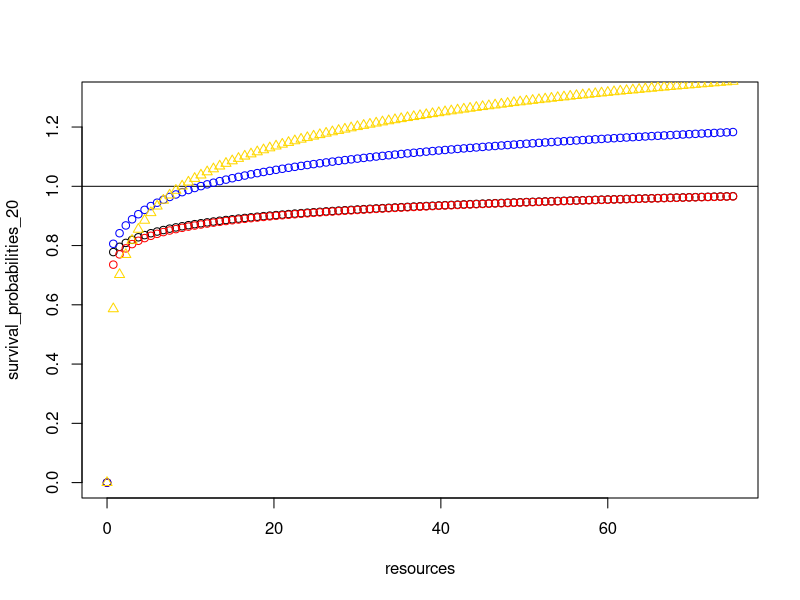
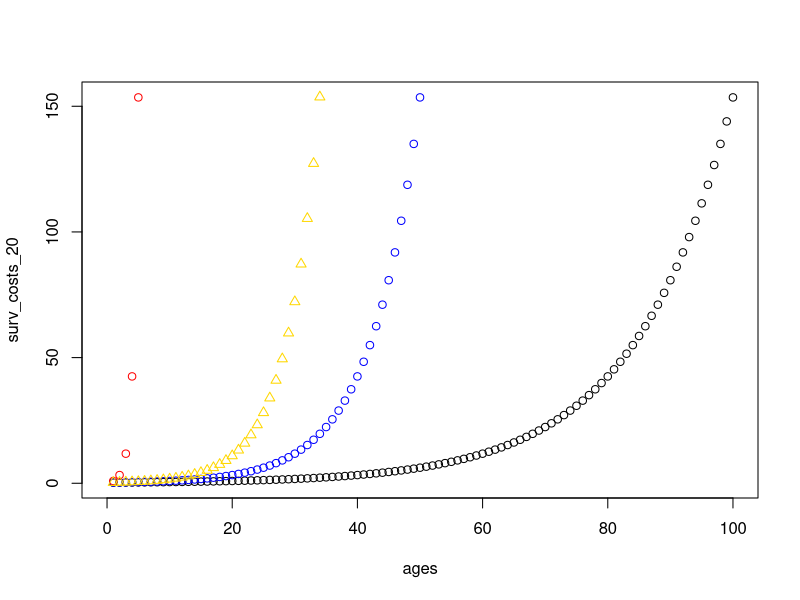
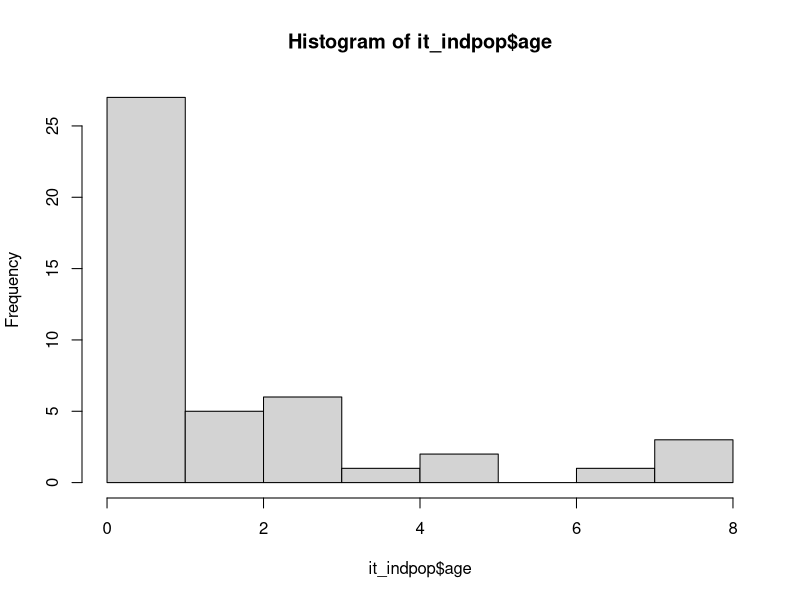

Recreate these plots in R, in order.
## ---- chunk 1
knitr::opts_chunk$set(echo = TRUE)
Sys.setlocale("LC_TIME", "C")
## ---- chunk 2
#life cycle variability database
lcv_pop <- data.frame(lng_var=NA,lro_var=NA,age_repro_i_var=NA,ibi_var=NA)
#check data frame
head(lcv_pop)

#individual final outcome database
final_indpop <- data.frame(id=1:1000,age=rep(NA,length.out=1000),prod_n=rep(NA,length.out=1000),prod=rep(NA,length.out=1000),cons=rep(NA,length.out=1000),lro=rep(NA,length.out=1000),age_repro_i=rep(NA,length.out=1000),ibi=rep(NA,length.out=1000))
#check data frame
head(final_indpop)

#individual iteration database
it_indpop <- data.frame(id=1:1000,surv=rep(NA,length.out=1000),age=rep(0,length.out=1000),prod_o=rep(NA,length.out=1000),prod_a=rep(1,length.out=1000),cons=rep(NA,length.out=1000),repro=rep(NA,length.out=1000))
## ---- chunk 3
####values are made up for now

#survival
#probability of surviving
surv_p <- 0.75
#cost of surviving
surv_c <- 0.25
#age-specific cost of surviving
surv_c_age <- c(surv_c,surv_c*exp(exp(surv_c)/20*c(1:100))) 

#reproduction
#probability
repro_p <- 0.5
#cost of reproduction
repro_c <- 0.25
#age-specific cost of reproduction
repro_c_age <- c(repro_c,repro_c*exp(exp(repro_c)/20*c(1:100)))
#number of descendants per reproduction
repro_n <- 1

#production
#probability
prod_p <- 0.5
#amount of resources produced
prod_n <- 1

#consumption
#amount of resources consumed
cons <- 0.25
## ---- chunk 4
#survival
survive <- function(it_indpop){
  if(it_indpop$prod_a[i] >= surv_c_age[it_indpop$age[i]+1] & runif(1,min=0,max=1)<(surv_p+log(it_indpop$prod_a[i]+1)/20)){
  it_indpop$surv[i] <- 1
  }
  else{
  it_indpop$surv[i] <- 0
  }
  return(it_indpop$surv)
}

#Pablo:
#I think a solution for the "weighting" problem is to make the survival depend on having the resources or not, so if you don't have the resources you definitely die, and if you have them you go through the random option of surviving or not.
# From Dieter: I think this goes back to the discussion in the TICEL meeting, about the function that links inputs to outputs. To me, for survival, there are two steps: first, assign an individual specific level of survival depending on the resources. So there is a function that links resources to a probability. Maybe the easiest is something similar to what you have: when resources are below a critical threshold, individuals will definitely die; if resources reach that threshold, there is a baseline survival probability; if individuals have more resources, their survival probability increases. That increase probably follows a logarithmic function, with additional resources leading to smaller increases. The second step is that we draw a random number for this individual between 0 and 1 (runif(1,min=0,max=1)) and see whether that number is smaller than the probability to survive. Here is such a suggestion. I am dividing the log benefit by 20 to bring it onto the relevant scale - so if the baseline survival is 0.75, and individual with 100 resources will now have a survival of 0.75 + log(100)/20 = 0.75 + 0.23 = 0.98. With this example, most individuals survive, so if you use this variant without changing anything else, the population will explode.
#Pablo: I changed the survival function to what you suggest and I think it clearly nails the discussion in the TICEL meeting. I have two questions: 1) why is it necessary to divide by 20 to bring it onto the relevant scale? and 

# From Dieter:
# It might be useful to plot the functions to get an idea of how it influences the baseline probability. For example, should the baseline be the average or should it be the starting point? Should there be a steep incline or just a small change? Should the change be abrupt or gradual across the whole range? It also matters how you measure resources (are they measured in units of 1 or smaller units, what could the maximum be etc.) Here are four options that illustrate these differences based on what you set above that the production of resources is ~0.5 - so small steps and going up to a maximum of 10 resources (40 steps of production with baseline production (0.5) + consumption (0.25) - 40*0.25=10). I think you will probably decide the shape depending on the references you wanted to use? 

#Pablo:
#If I understand correctly, dividing by 20 is to make the survival probability have values below one, right? I updated the code below then so the baseline production is 1 (0.5 is the probability of producing one resource), the resources vector would have a maximum of 75 resources (100 steps of production with baseline production (1) + consumption (0.25), 100*0.75=75), and I divide by 20, 20_neg, 10, and the dive6.

# 
resources<-seq(from=0,to=75,length.out=101)
survival_probabilities_20<-rep(0,101)
for (i in 1:length(resources)){
if(resources[i]<surv_c){survival_probabilities_20[i]<-0}else{survival_probabilities_20[i]<-surv_p+log(resources[i]+1)/20}
}

survival_probabilities_20_neg<-rep(0,101)
for (i in 1:length(resources)){
if(resources[i]<surv_c){survival_probabilities_20_neg[i]<-0}else{survival_probabilities_20_neg[i]<-surv_p+log(resources[i])/20}
}

survival_probabilities_10<-rep(0,101)
for (i in 1:length(resources)){
if(resources[i]<surv_c){survival_probabilities_10[i]<-0}else{survival_probabilities_10[i]<-surv_p+log(resources[i]+1)/10}
}

survival_probabilities_div6<-rep(0,101)
for (i in 1:length(resources)){
if(resources[i]<surv_c){survival_probabilities_div6[i]<-0}else{survival_probabilities_div6[i]<-surv_p+(log(resources[i]/2)/6) }
}

plot(survival_probabilities_20~resources,xlim=c(0,75),ylim=c(0,1.3))
abline(h=1)
points(survival_probabilities_20_neg~resources,col="red")
points(survival_probabilities_10~resources,col="blue")
points(survival_probabilities_div6~resources,col="gold",pch=2)


# From Pablo: 2) I tried to solve the issue of population explosion, by exponentiating the survival costs with age, and the same with reproductive costs, so it would be more costly to survive/reproduce when you get older. However, this made crush the population in 2-3 iterations because the costs of survival/reproduction were too high when exponentiating. Do you think it is because the values are too high or am I missing something else? 

# From Dieter: Yes, exponentiating quickly leads to massive changes - e.g. if you start with survival of 0.75, the chance to survive to age 4 is 5%: 0.75*(0.75*0.75)*(0.75*0.75*0.75)*(0.75*0.75*0.75*0.75)

#Pablo: I am trying to plot the survival cost function, so that it increases with age. I think the one dividing by 20 should be smooth enough.

#survival cost only exp
#age
ages<-1:100
#surv cost at age 0
a <- 0.25 
#constant exponential growth
r <- exp(surv_c)
#survival costs for ages
surv_costs <- a*exp(r*ages)

#survival cost dividing by 20
#age
ages<-1:100
#surv cost at age 0
a <- 0.25 
#constant exponential growth
r_20 <- exp(surv_c)/20
#survival costs for ages
surv_costs_20 <- a*exp(r_20*ages)

#survival cost dividing by 10
#age
ages<-1:100
#surv cost at age 0
a <- 0.25 
#constant exponential growth
r_10 <- exp(surv_c)/10
#survival costs for ages
surv_costs_10 <- a*exp(r_10*ages)

#survival cost dividing by div6
#age
ages<-1:100
#surv cost at age 0
a <- 0.25 
#constant exponential growth
r_div6 <- exp(surv_c/2)/6
#survival costs for ages
surv_costs_div6 <- a*exp(r_div6*ages)

plot(surv_costs_20~ages,xlim=c(0,100))
points(surv_costs_10~ages,col="blue")
points(surv_costs~ages,col="red")
points(surv_costs_div6~ages,col="gold",pch=2)

####

#age
age <- function(it_indpop){
  it_indpop$age[i] <- it_indpop$age[i]+it_indpop$surv[i]
  return(it_indpop$age)
}

#discount survival costs
survive_c <- function(it_indpop) {
    it_indpop$prod_a[i] <- it_indpop$prod_a[i]-surv_c_age[it_indpop$age[i]+1]
    return(it_indpop$prod_a)
  }
## ---- chunk 5
#production
produce <- function(it_indpop){
  it_indpop$prod_o[i] <- rbinom(1,1,prod_p)
  return(it_indpop$prod_o)
}

#adding resources produced
produce_a <- function(it_indpop) {
  it_indpop$prod_a[i] <- it_indpop$prod_a[i]+it_indpop$prod_o[i]*prod_n
  return(it_indpop$prod_a)
}

#consumption
consume <- function(it_indpop) {
  it_indpop$cons[i] <- cons
  it_indpop$prod_a[i] <- it_indpop$prod_a[i]-cons
  return(it_indpop)
}

#Dieter:
# For both though, i wonder whether you need to plan the functions more flexibly. If I understand it correctly, the production probability can change according to the stage the individual is in. So I think that this should be part of the function definition:

# produce <- function(ind,production_probability){
#  ind$prod<-rbinom(nrow(ind),1,production_probability)
#  return(ind)
# }

# The function can than be used as:
# produce(pop,prod_p)
# Where the prod_p can be adjusted according to the stage of the individuals. Though I assume if you end up having a population where individuals are in different stages, you presumably want to make this a two-step process:

# produce <- function(ind){
#  ind$proc_b<-ifelse(ind$age<6,proc_b_infant,ifelse(ind$age<15,proc_b_juvenile,0))  # I think there is some way to set this up better
#  ind$prod<-rbinom(nrow(ind),1,ind$proc_b)
#  return(ind)
# }

#Pablo:
#I think the last option sounds like the best. However, I thought the stage-specific probabilities were set as auxiliary variables, which is why I was not considering them in the function definitions. Is this a good way to do it? Do you think is necessary to solve it for this model, where individuals don't transition to another life cycle stage, or can it be dealt in the next one where individuals have two stages?

# Dieter:
# Yes, I think for now this works. I was already thinking ahead. You could have an additional setup where there are functions that adjust the probabilities accordingly. The way you have setup it up currently though, where functions are simultaneously applied to all individuals in a vector, makes me think that the second approach I am describing will be necessary. This is because not all individuals will transition at the same time, so there will be a mix of individuals in the data frame and the function needs to consider for each individual separately which stage it is in. Or are you assuming that when individuals transition they move to a new data frame, being killed from the dataframe for stage 1 and being added to the dataframe for stage 2?

#Pablo:
#I am thinking on what you said first, not the last part of individuals moving to a new data frame. Therefore, the functions will have to consider the stage of the individual to act differently. Also, stage-specific auxiliary variables (e.g. survival costs, amount of resources produced).

## ---- chunk 6
#reproduction probability
reproduce <- function(it_indpop){
  if(it_indpop$prod_a[i] >= repro_c_age[it_indpop$age[i]+1] & runif(1,min=0,max=1)<(repro_p+log(it_indpop$prod_a[i]+1)/20)) {
  it_indpop$repro[i] <- 1
  }else{
  it_indpop$repro[i] <- 0
  }
  return(it_indpop$repro)
}

#reproductive costs
reproduce_c <- function(it_indpop) {
  if(it_indpop$repro[i] == 1){
    it_indpop$prod_a[i] <- it_indpop$prod_a[i]-repro_c_age[it_indpop$age[i]+1]
  }else{
    it_indpop$prod_a[i] <- it_indpop$prod_a[i]
  }
    return(it_indpop$prod_a)
}

#adding the newborn
#new_ind <- function(it_indpop){
#  it_indpop <- rbind(it_indpop,data.frame(id=(max(it_indpop$id)+1):((max(it_indpop$id)+1)+sum(it_indpop[which(it_indpop$repro==1),"repro"])),surv=rep(NA,length.out=sum(it_indpop[which(it_indpop$repro==1),"repro"])),age=rep(0,length.out=sum(it_indpop[which(it_indpop$repro==1),"repro"])),prod_o=rep(NA,length.out=sum(it_indpop[which(it_indpop$repro==1),"repro"])),prod_a=rep(1,length.out=sum(it_indpop[which(it_indpop$repro==1),"repro"])),cons=rep(NA,length.out=sum(it_indpop[which(it_indpop$repro==1),"repro"])),repro=rep(NA,length.out=sum(it_indpop[which(it_indpop$repro==1),"repro"]))))
#  return(it_indpop)
#}

#this one did not work out well so I put it directly on the code for one iteration.
## ---- chunk 7
#create population
it_indpop <- data.frame(id=1:1000,surv=rep(NA,length.out=1000),age=rep(0,length.out=1000),prod_o=rep(NA,length.out=1000),prod_a=rep(1,length.out=1000),cons=rep(NA,length.out=1000),repro=rep(NA,length.out=1000))

#I tried like a set up function instead of writing the whole data frame, but it messed up the id because it was giving everybody an id of 1000 instead of a number between 1 and 1000.

#run one iteration for all the population
#calculate the survival outcome
for (i in 1:nrow(it_indpop)){
  #survival
  it_indpop$surv <- survive(it_indpop)
}
#remove individuals that died
it_indpop <- it_indpop[-which(it_indpop$surv==0),]
#calculate age, survival cost, production, consumption, and reproductive outcome
for (i in 1:nrow(it_indpop)){
  #age
  it_indpop$age <- age(it_indpop)
  #survival cost
  it_indpop$prod_a <- survive_c(it_indpop)
  #production outcome
  it_indpop$prod_o <- produce(it_indpop)
  #production amount
  it_indpop$prod_a <- produce_a(it_indpop)
  #consumption
  it_indpop <- consume(it_indpop)
  #reproduction probability
  it_indpop$repro <- reproduce(it_indpop)
  #reproductive cost
  it_indpop$prod_a <- reproduce_c(it_indpop)
}
#add newborns
#dataframe with newborns
new_it_indpop <- data.frame(id=(max(it_indpop$id)+1):(max(it_indpop$id)+sum(it_indpop[which(it_indpop$repro==1),"repro"])),surv=rep(NA,length.out=sum(it_indpop[which(it_indpop$repro==1),"repro"])),age=rep(0,length.out=sum(it_indpop[which(it_indpop$repro==1),"repro"])),prod_o=rep(NA,length.out=sum(it_indpop[which(it_indpop$repro==1),"repro"])),prod_a=rep(1,length.out=sum(it_indpop[which(it_indpop$repro==1),"repro"])),cons=rep(NA,length.out=sum(it_indpop[which(it_indpop$repro==1),"repro"])),repro=rep(NA,length.out=sum(it_indpop[which(it_indpop$repro==1),"repro"])))
#combine original population with newborns
it_indpop <- rbind(it_indpop,new_it_indpop)
#check the population by the end of the iteration
head(it_indpop)
## ---- chunk 8
#create population
it_indpop <- data.frame(id=1:1000,surv=rep(NA,length.out=1000),age=rep(0,length.out=1000),prod_o=rep(NA,length.out=1000),prod_a=rep(1,length.out=1000),cons=rep(NA,length.out=1000),repro=rep(NA,length.out=1000))

#run 100 iterations
for (b in 1:100){
#calculate the survival outcome
for (i in 1:nrow(it_indpop)){
  #survival
  it_indpop$surv <- survive(it_indpop)
}
#remove individuals that died
it_indpop <- it_indpop[-which(it_indpop$surv==0),]
#calculate age, survival cost, production, consumption, and reproductive outcome
for (i in 1:nrow(it_indpop)){
  #age
  it_indpop$age <- age(it_indpop)
  #survival cost
  it_indpop$prod_a <- survive_c(it_indpop)
  #production outcome
  it_indpop$prod_o <- produce(it_indpop)
  #production amount
  it_indpop$prod_a <- produce_a(it_indpop)
  #consumption
  it_indpop <- consume(it_indpop)
  #reproduction probability
  it_indpop$repro <- reproduce(it_indpop)
  #reproductive cost
  it_indpop$prod_a <- reproduce_c(it_indpop)
}
#add newborns
#dataframe with newborns
new_it_indpop <- data.frame(id=(max(it_indpop$id)+1):(max(it_indpop$id)+sum(it_indpop[which(it_indpop$repro==1),"repro"])),surv=rep(NA,length.out=sum(it_indpop[which(it_indpop$repro==1),"repro"])),age=rep(0,length.out=sum(it_indpop[which(it_indpop$repro==1),"repro"])),prod_o=rep(NA,length.out=sum(it_indpop[which(it_indpop$repro==1),"repro"])),prod_a=rep(1,length.out=sum(it_indpop[which(it_indpop$repro==1),"repro"])),cons=rep(NA,length.out=sum(it_indpop[which(it_indpop$repro==1),"repro"])),repro=rep(NA,length.out=sum(it_indpop[which(it_indpop$repro==1),"repro"])))
#combine original population with newborns
it_indpop <- rbind(it_indpop,new_it_indpop)
}

#check the population by the end of the iterations
head(it_indpop)

#check the age distribution by the end of the iterations
hist(it_indpop$age)
## ---- chunk 9
#id
id_final <- function(final_indpop){
  final_indpop$id[i] <- it_indpop$id[i]
  return(final_indpop$id)
}

#age
age_final <- function(final_indpop){
  final_indpop$age[i] <- it_indpop$age[i]
  return(final_indpop$age)
}

#total amount of successulf outcomes in production
produce_final_o <- function(final_indpop){
  final_indpop$prod_n[i] <- final_indpop$prod_n[i]+it_indpop$prod_o[i]
  return(final_indpop$prod_n)
}

#total amount of resources produced
produce_final_a <- function(final_indpop){
  final_indpop$prod[i] <- final_indpop$prod[i]+it_indpop$prod_a[i]
  return(final_indpop$prod)
}

#lifetime reproductive output
lro <- function(final_indpop){
  final_indpop$lro[i] <- final_indpop$lro[i]+it_indpop$repro[i]
  return(final_indpop$lro)
}

#age at ith reproduction
#age_repro_i <- function(final_indpop){
 # if(it_indpop$repro[i]==1){
  #final_indpop$age_repro_i[i] <- it_indpop$age[i]

  #}
#}

#Not sure how to make a new column with the age at subsequent reproductive events.

#average interbirth interval
#avg_ibi <- function(final_indpop){
  #final_indpop$ibi[i] <- (final_indpop$age_repro_i[i]-final_indpop$age_repro_i[i])/final_indpop$lro
  #return(final_indpop$ibi)
#}

#It should work depending on how the final_indpop$age_repro_i[i] can refer to the age at last and first reproduction.

